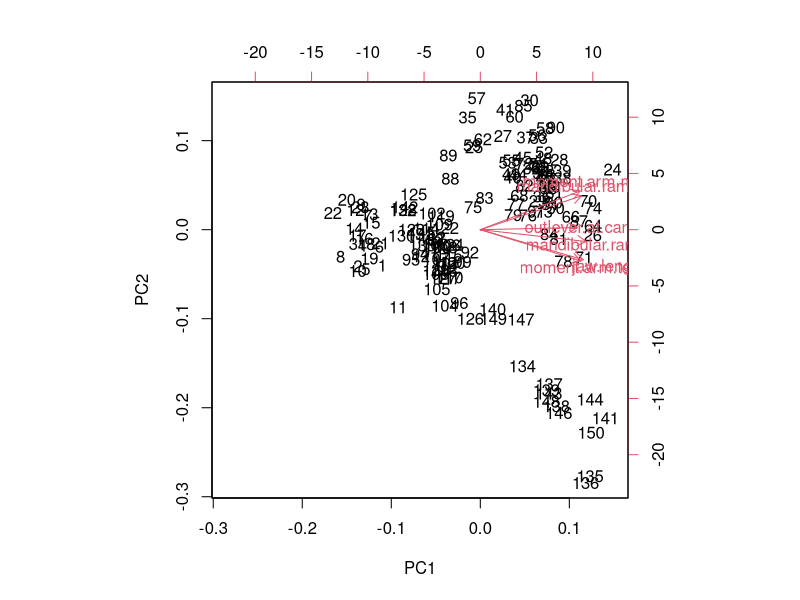
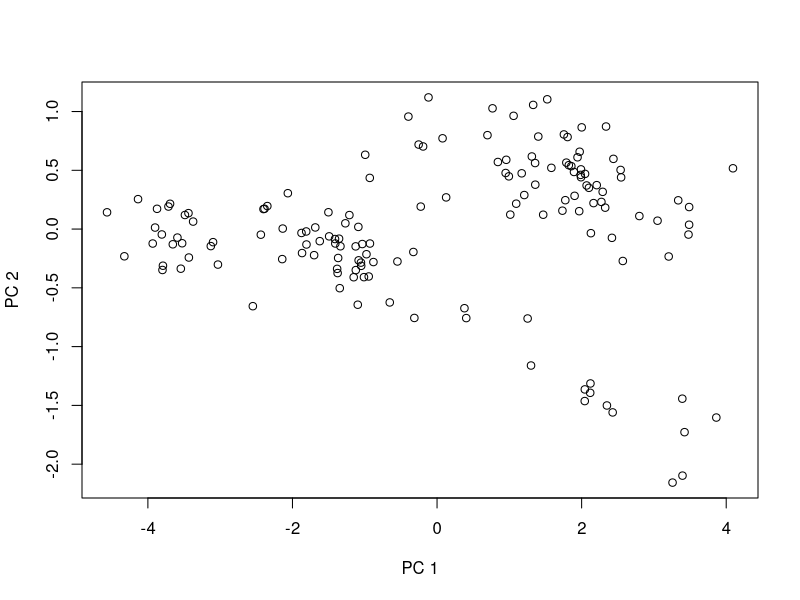
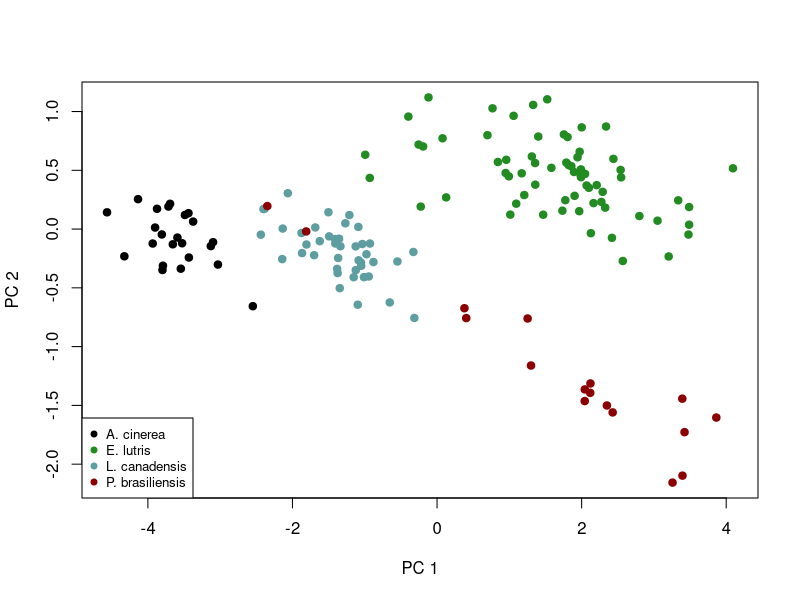
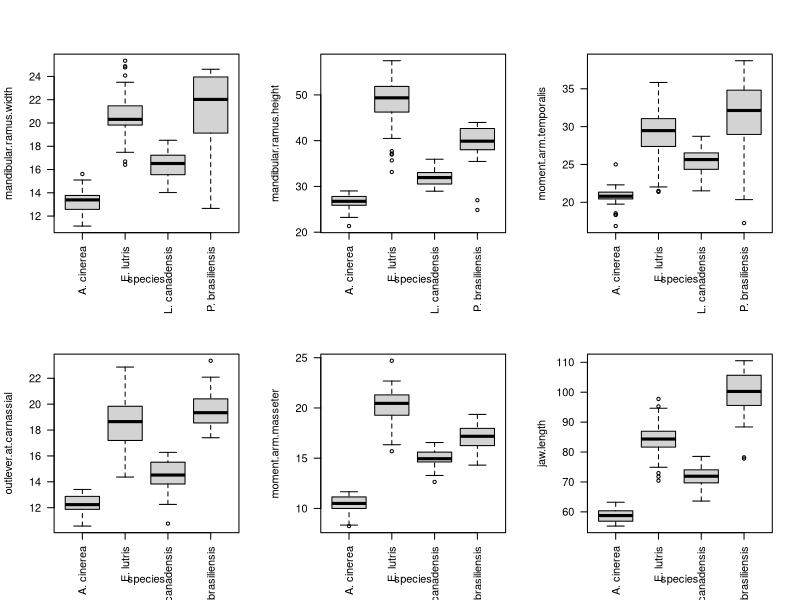
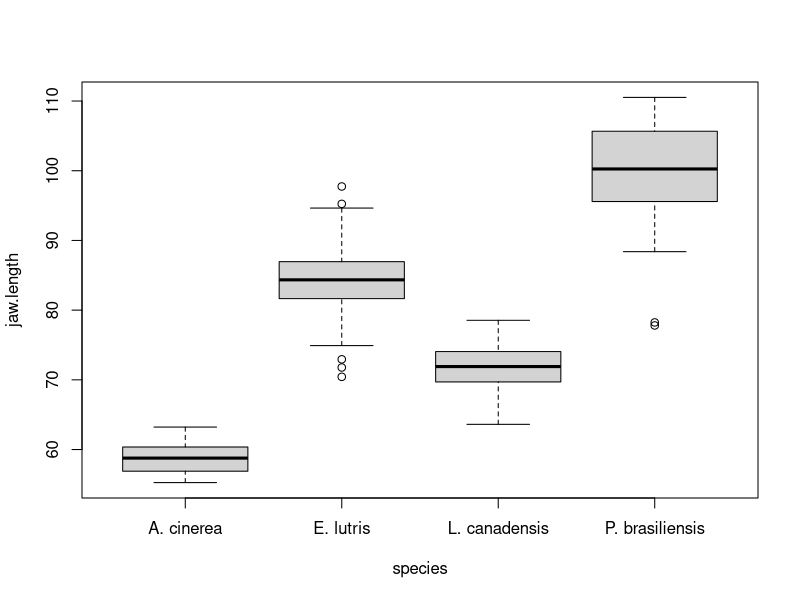
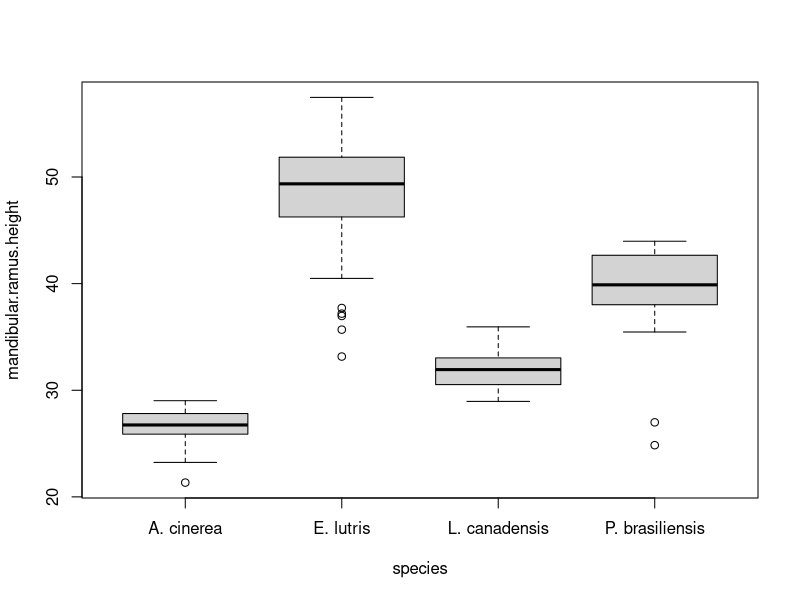
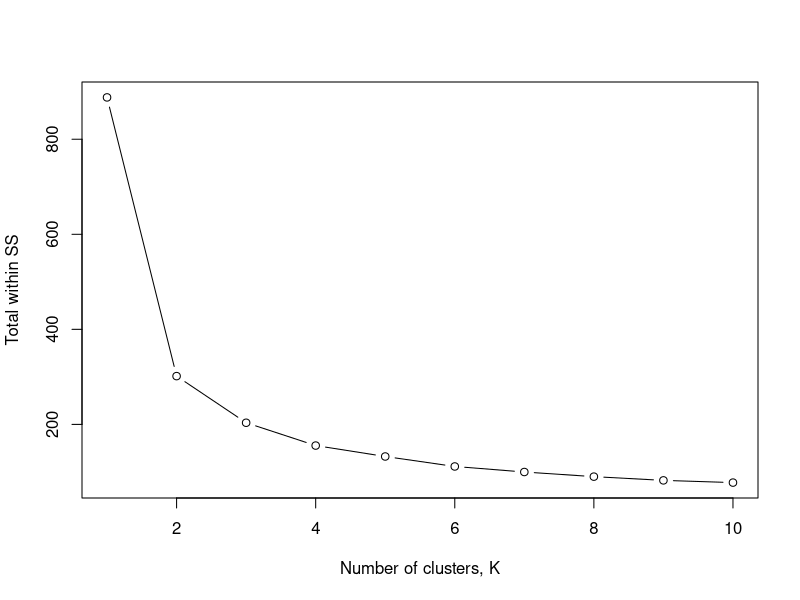

These figures' R source, in order:
## ---- chunk 1
otter <- read.csv(file = "data/otter-mandible-data.csv", header = TRUE)
## ---- chunk 2
otter <- na.omit(otter)
## ---- chunk 3
pca.fit <- prcomp(x = otter[, -1], scale. = TRUE)
## ---- chunk 4
pca.summary <- summary(pca.fit)
ls(pca.summary) # Lists the objects produced by summary
## ---- chunk 5
pca.summary$importance
## ---- chunk 6
pca.summary$rotation
## ---- chunk 7
# Crude, but should be fine
direction <- "positive"
if (sum(pca.summary$rotation) < 0) {
  direction <- "negative" 
}
## ---- chunk 8
biplot(x = pca.fit)
## ---- chunk 9
plot(x = pca.fit$x[, 1],
     y = pca.fit$x[, 2],
     xlab = "PC 1",
     ylab = "PC 2")
## ---- chunk 10
# Pull out the unique values in the 'species' column
species <- unique(otter$species)
# Set up a vector of colors for the legend
legend.cols <- c("black", "forestgreen", "cadetblue", "darkred") 
################################################################################
# Set up a vector of colors for the actual plot, based on values in the 
# 'species' column and the legend colors vector. This vector has one element 
# corresponding to each row of the otter data frame. 
pt.cols <- rep(x = legend.cols[1], length = nrow(otter))
pt.cols[otter$species == species[2]] <- legend.cols[2]
pt.cols[otter$species == species[3]] <- legend.cols[3]
pt.cols[otter$species == species[4]] <- legend.cols[4]
plot(x = pca.fit$x[, 1],
     y = pca.fit$x[, 2],
     xlab = "PC 1",
     ylab = "PC 2",
     pch = 19,
     col = pt.cols)
legend("bottomleft", legend = species, pch = 19, col = legend.cols, cex = 0.8)
## ---- chunk 11
par(mfrow = c(2, 3), las = 2) # To set-up a multi-panel graph (2 rows, 3 columns), filling row by row
boxplot(formula = mandibular.ramus.width ~ species, data = otter)
boxplot(formula = mandibular.ramus.height ~ species, data = otter)
boxplot(formula = moment.arm.temporalis ~ species, data = otter)
boxplot(formula = outlever.at.carnassial ~ species, data = otter)
boxplot(formula = moment.arm.masseter ~ species, data = otter)
boxplot(formula = jaw.length ~ species, data = otter)
par(mfrow = c(1, 1), las = 0) # To restore graphing defaults
## ---- chunk 12
boxplot(formula = jaw.length ~ species, data = otter)
boxplot(formula = mandibular.ramus.height ~ species, data = otter)
## ---- chunk 13

## ---- chunk 14
# Scale data & drop species column
otter.scaled <- scale(x = otter[, -1])
wss <- numeric(10)
for (i in 1:10) {
  kmeans.fit <- kmeans(x = otter.scaled, centers = i, nstart = 10)
  wss[i] <- kmeans.fit$tot.withinss
}
plot(x = c(1:length(wss)), y = wss, xlab = "Number of clusters, K", ylab = "Total within SS", type = "b")

# Percentage of variance explained is the ratio of the between-group variance to the total 
# variance, also known as an F-test. A slight variation of this method plots the curvature 
# of the within group variance. https://en.wikipedia.org/wiki/Determining_the_number_of_clusters_in_a_data_set
# 

## ---- chunk 15

## ---- chunk 16
# Advanced
## ---- chunk 17
# Run kmeans again for K = 4, to get clustering info
otter.k.4 <- kmeans(x = otter.scaled, centers = 4, nstart = 10)
otter.clusters <- data.frame(otter, cluster = otter.k.4$cluster)
assignments <- table(otter.clusters$species, otter.clusters$cluster)
assignments
